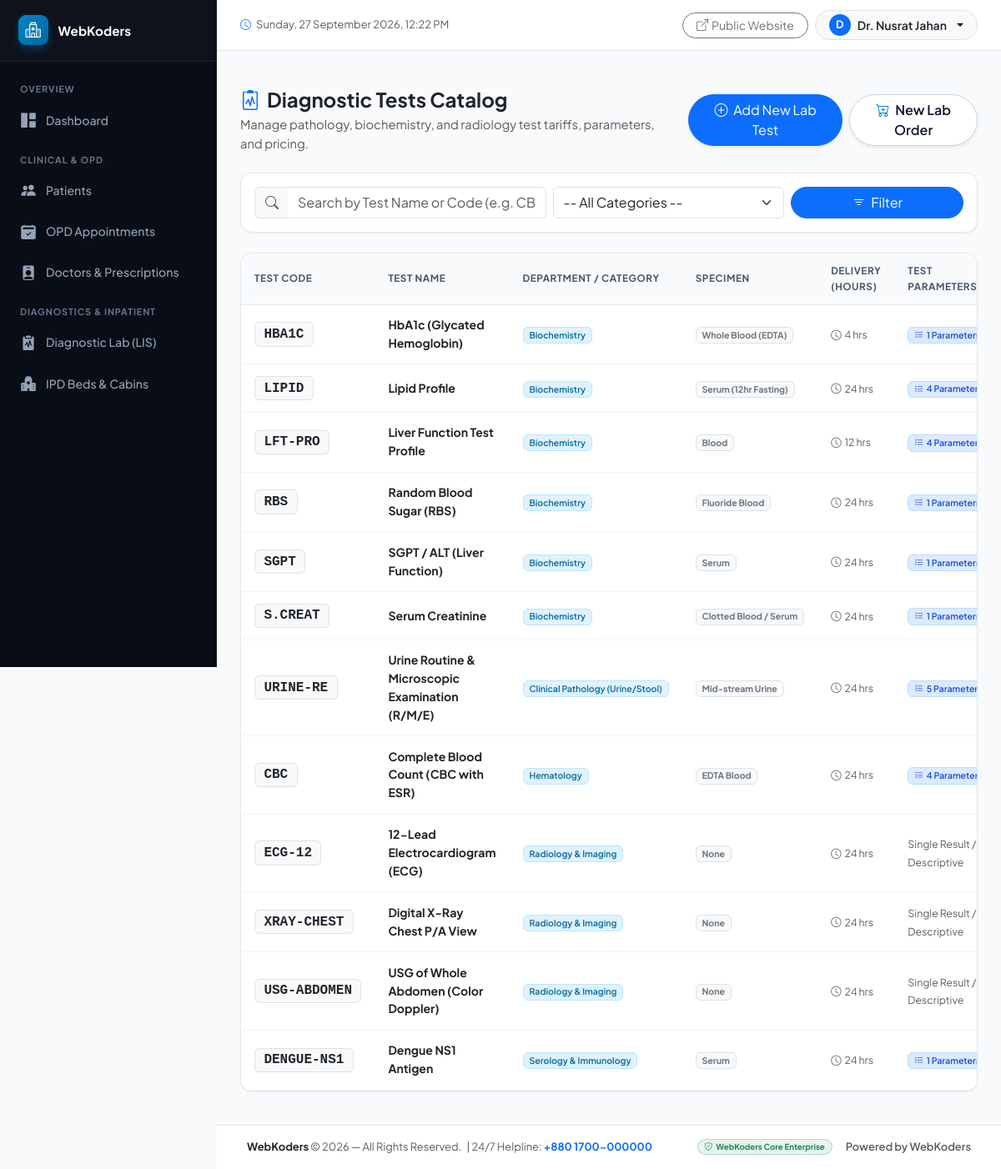
The page /diagnostics/tests/ (signed in) on the database its author committed.
### billing/models.py (models this page shows, shortened)
class HospitalSetting(models.Model):
    SMS_PROVIDERS = [
        ('BulkSMSBD', 'BulkSMSBD (Bangladesh)'),
        ('Greenweb', 'Greenweb SMS Gateway'),
        ('SSLWireless', 'SSL Wireless SMS Gateway'),
        ('Custom', 'Custom HTTP SMS API URL'),
    ]
    hospital_name = models.CharField(max_length=200, default="WebKoders Healthcare & Hospital BD")
    hospital_tagline = models.CharField(max_length=255, default="Modern Healthcare & Diagnostic Center")
    reg_license_no = models.CharField(max_length=100, default="DGHS-REG-10492/2026", blank=True, null=True)
    phone = models.CharField(max_length=50, default="01826027203")
    hotline = models.CharField(max_length=50, default="+880 1711-122233", blank=True, null=True)
    email = models.EmailField(default="hospitalsoftwarebd@gmail.com")
    website = models.CharField(max_length=150, default="www.hospitalsoftwarebd.com")
    address = models.TextField(default="437 Shahid Jahanara Imam Road, New Elephant Road, Dhaka-1205")
    currency_symbol = models.CharField(max_length=10, default="৳")
    logo = models.ImageField(upload_to='settings/', blank=True, null=True)
    favicon = models.ImageField(upload_to='settings/', blank=True, null=True)
    pdf_header_banner = models.ImageField(upload_to='settings/', blank=True, null=True, help_text="Banner letterhead for prescription pad & lab reports")
    authorized_signature_seal = models.ImageField(upload_to='settings/', blank=True, null=True, help_text="Official Director/Doctor seal & signature image")
    invoice_footer_note = models.TextField(default="* Payment is non-refundable. Please keep this money receipt for future reference.", blank=True)
    lab_report_footer_note = models.TextField(default="* This is an authorized digital diagnostic laboratory report.", blank=True)
    prescription_footer_note = models.TextField(default="* Take medicines as advised. For emergency, visit our casualty department.", blank=True)
    sms_enabled = models.BooleanField(default=False)
    sms_provider = models.CharField(max_length=30, choices=SMS_PROVIDERS, default='BulkSMSBD')
    sms_api_key = models.CharField(max_length=255, blank=True, null=True)
    sms_sender_id = models.CharField(max_length=50, blank=True, null=True)
    sms_custom_url = models.CharField(max_length=255, blank=True, null=True)
    sms_on_registration = models.BooleanField(default=True)
    sms_on_appointment = models.BooleanField(default=True)
    sms_on_lab_ready = models.BooleanField(default=True)
    updated_at = models.DateTimeField(auto_now=True)
    @classmethod
    def get_settings(cls):
        obj, _ = cls.objects.get_or_create(id=1)
        return obj

### accounts/models.py (models this page shows, shortened)
class User(AbstractUser):
    class Role(models.TextChoices):
        ADMIN = 'ADMIN', 'Admin / Director'
        DOCTOR = 'DOCTOR', 'Doctor'
        RECEPTIONIST = 'RECEPTIONIST', 'Receptionist / Cashier'
        LAB_TECHNICIAN = 'LAB_TECH', 'Lab Technician / Pathologist'
        PHARMACIST = 'PHARMACIST', 'Pharmacist'
        NURSE = 'NURSE', 'Nurse / Ward Staff'
        PATIENT = 'PATIENT', 'Patient'
    role = models.CharField(max_length=20, choices=Role.choices, default=Role.ADMIN)
    phone_number = models.CharField(max_length=20, blank=True, null=True)
    address = models.TextField(blank=True, null=True)
    avatar = models.ImageField(upload_to='avatars/', blank=True, null=True)
    def is_admin(self):
        return self.role == self.Role.ADMIN or self.is_superuser
    def is_doctor(self):
        return self.role == self.Role.DOCTOR
    def is_receptionist(self):
        return self.role == self.Role.RECEPTIONIST
    def is_lab_technician(self):
        return self.role == self.Role.LAB_TECHNICIAN
    def is_pharmacist(self):
        return self.role == self.Role.PHARMACIST

### diagnostics/models.py (models this page shows, shortened)
class LabTest(models.Model):
    category = models.ForeignKey(TestCategory, on_delete=models.CASCADE, related_name='tests')
    test_code = models.CharField(max_length=30, unique=True, help_text="e.g. CBC, RBS, LFT, S.CREATININE, USG-WHOLE-ABDOMEN")
    name = models.CharField(max_length=200)
    specimen = models.CharField(max_length=100, default="Blood", help_text="e.g. Blood, Urine, Stool, Swab, Sputum, None")
    price = models.DecimalField(max_digits=10, decimal_places=2, help_text="Patient Charge (BDT)")
    cost = models.DecimalField(max_digits=10, decimal_places=2, default=0.00, help_text="Lab Chemical/Internal Cost")
    delivery_time_hours = models.PositiveIntegerField(default=24, help_text="Report delivery time in hours")
    is_active = models.BooleanField(default=True)

class TestCategory(models.Model):
    name = models.CharField(max_length=100, unique=True, help_text="e.g. Hematology, Biochemistry, Radiology, Microbiology, Serology")
    description = models.TextField(blank=True, null=True)
    class Meta:
        verbose_name_plural = "Test Categories"

### diagnostics/views.py (the view)
# urls.py: path('tests/', views.test_list, name='test_list'),
@login_required
def test_list(request):
    category_id = request.GET.get('category', '')
    query = request.GET.get('q', '').strip()
    tests = LabTest.objects.select_related('category').prefetch_related('parameters').filter(is_active=True).order_by('category__name', 'name')
    categories = TestCategory.objects.all().order_by('name')
    if category_id:
        tests = tests.filter(category_id=category_id)
    if query:
        tests = tests.filter(Q(name__icontains=query) | Q(test_code__icontains=query))
    return render(request, 'diagnostics/test_list.html', {
        'tests': tests,
        'categories': categories,
        'selected_category': category_id,
        'query': query
    })

### templates/diagnostics/test_list.html (shortened to what this page needs)
{% extends 'base.html' %}
{% block content %}
<div class="d-flex flex-column flex-md-row justify-content-between align-items-md-center gap-3 mb-4">
    <div>
        <h4 class="fw-bold mb-1 text-dark"><i class="bi bi-clipboard2-pulse text-primary me-2"></i>Diagnostic Tests Catalog</h4>
        <p class="text-muted mb-0">Manage pathology, biochemistry, and radiology test tariffs, parameters, and pricing.</p>
    </div>
    <div class="d-flex gap-2">
        <a href="{% url 'test_create' %}" class="btn btn-primary shadow-sm rounded-pill px-4">
            <i class="bi bi-plus-circle me-1"></i> Add New Lab Test
        </a>
        <a href="{% url 'lab_order_create' %}" class="btn btn-outline-primary bg-white shadow-sm rounded-pill px-3">
            <i class="bi bi-cart-plus me-1"></i> New Lab Order
        </a>
    </div>
</div>
<div class="card card-custom mb-4">
    <div class="card-body p-3">
        <form method="GET" class="row g-2 align-items-center">
            <div class="col-md-5">
                <div class="input-group">
                    <span class="input-group-text bg-light border-end-0"><i class="bi bi-search text-muted"></i></span>
                    <input type="text" name="q" value="{{ query }}" class="form-control border-start-0" placeholder="Search by Test Name or Code (e.g. CBC, RBS)...">
                </div>
            </div>
            <div class="col-md-4">
                <select name="category" class="form-select">
                    <option value="">-- All Categories --</option>
                </select>
            </div>
            <div class="col-md-3 d-flex gap-2">
                <button type="submit" class="btn btn-primary w-100 rounded-pill"><i class="bi bi-filter me-1"></i> Filter</button>
            </div>
        </form>
    </div>
</div>
<div class="card card-custom">
    <div class="card-body p-0">
        <div class="table-responsive">
            <table class="table table-hover align-middle mb-0 table-custom">
                <thead>
                    <tr>
                        <th>Test Code</th>
                        <th>Test Name</th>
                        <th>Department / Category</th>
                        <th>Specimen</th>
                        <th>Delivery (Hours)</th>
                        <th>Test Parameters</th>
                    </tr>
                </thead>
                <tbody>
                    {% for t in tests %}
                    <tr>
                        <td><span class="badge bg-light text-dark border font-monospace fs-6">{{ t.test_code }}</span></td>
                        <td>
                            <strong class="text-dark">{{ t.name }}</strong>
                        </td>
                        <td><span class="badge badge-soft-info">{{ t.category.name }}</span></td>
                        <td><span class="badge bg-light text-secondary border">{{ t.specimen }}</span></td>
                        <td><small class="text-muted"><i class="bi bi-clock me-1"></i>{{ t.delivery_time_hours }} hrs</small></td>
                        <td>
                            {% if t.parameters.all %}
                                <span class="badge badge-soft-primary" title="{% for p in t.parameters.all %}{{ p.name }}{% if not forloop.last %}, {% endif %}{% endfor %}">
                                    <i class="bi bi-list-check me-1"></i>{{ t.parameters.count }} Parameters
                                </span>
                            {% else %}
                                <span class="text-muted small">Single Result / Descriptive</span>
                            {% endif %}
                        </td>
                    </tr>
                    {% endfor %}
                </tbody>
            </table>
        </div>
    </div>
</div>
{% endblock %}

### templates/base.html (shortened to what this page needs)
<!DOCTYPE html>
<html lang="en">
<head>
    <link href="https://cdn.jsdelivr.net/npm/bootstrap@5.3.3/dist/css/bootstrap.min.css" rel="stylesheet">
    <link rel="stylesheet" href="https://cdn.jsdelivr.net/npm/bootstrap-icons@1.11.3/font/bootstrap-icons.min.css">
    <link href="https://cdn.jsdelivr.net/npm/tom-select@2.3.1/dist/css/tom-select.bootstrap5.min.css" rel="stylesheet">
</head>
<body hx-headers='{"X-CSRFToken": "{{ csrf_token }}"}' hx-boost="true">
    <aside class="sidebar" id="appSidebar">
        <div class="brand">
            {% if hospital_setting.logo %}
                <img src="{{ hospital_setting.logo.url }}" alt="Logo" style="max-height: 36px; max-width: 48px; object-fit: contain;" class="bg-white p-1 rounded-2 shadow-xs">
            {% else %}
                <div class="sidebar-brand-icon">
                    <i class="bi bi-hospital"></i>
                </div>
            {% endif %}
            <div class="overflow-hidden">
                <div class="fw-bold text-white text-truncate" style="font-size: 0.95rem;">{{ hospital_setting.hospital_name|default:"WebKoders" }}</div>
            </div>
        </div>
        <div class="sidebar-menu-wrapper" id="sidebarMenuWrapper">
            <ul class="sidebar-menu">
                <li class="menu-header">Overview</li>
                <li>
                    <a href="{% url 'dashboard' %}" class="{% if request.resolver_match.url_name == 'dashboard' %}active{% endif %}">
                        <i class="bi bi-grid-1x2-fill"></i> Dashboard
                    </a>
                </li>
                {% if request.user.is_admin or request.user.is_receptionist or request.user.is_doctor or request.user.is_lab_technician or request.user.is_pharmacist %}
                <li class="menu-header">Clinical & OPD</li>
                <li>
                    <a href="{% url 'patient_list' %}" class="{% if 'patient' in request.resolver_match.url_name %}active{% endif %}">
                        <i class="bi bi-people-fill"></i> Patients
                    </a>
                </li>
                {% endif %}
                {% if request.user.is_admin or request.user.is_receptionist or request.user.is_doctor %}
                <li>
                    <a href="{% url 'appointment_list' %}" class="{% if 'appointment' in request.resolver_match.url_name %}active{% endif %}">
                        <i class="bi bi-calendar2-check-fill"></i> OPD Appointments
                    </a>
                </li>
                {% endif %}
                {% if request.user.is_admin or request.user.is_doctor %}
                <li>
                    <a href="{% url 'doctor_list' %}" class="{% if 'doctor' in request.resolver_match.url_name or 'prescription' in request.resolver_match.url_name %}active{% endif %}">
                        <i class="bi bi-person-badge-fill"></i> Doctors & Prescriptions
                    </a>
                </li>
                {% endif %}
                {% if request.user.is_admin or request.user.is_doctor or request.user.is_lab_technician or request.user.is_receptionist %}
                <li class="menu-header">Diagnostics & Inpatient</li>
                {% if request.user.is_admin or request.user.is_doctor or request.user.is_lab_technician %}
                <li>
                    <a href="{% url 'lab_orders_list' %}" class="{% if 'lab' in request.resolver_match.url_name and 'test' not in request.resolver_match.url_name %}active{% endif %}">
                        <i class="bi bi-clipboard2-pulse-fill"></i> Diagnostic Lab (LIS)
                    </a>
                </li>
                {% endif %}
                {% if request.user.is_admin or request.user.is_doctor or request.user.is_receptionist %}
                <li>
                    <a href="{% url 'ward_bed_status' %}" class="{% if 'ward' in request.resolver_match.url_name or 'admission' in request.resolver_match.url_name %}active{% endif %}">
                        <i class="bi bi-hospital-fill"></i> IPD Beds & Cabins
                    </a>
                </li>
                {% endif %}
                {% endif %}
            </ul>
        </div>
    </aside>
    <div class="main-content">
        <header class="top-navbar">
            <div class="d-flex align-items-center gap-3">
                <span class="text-muted small">
                    <i class="bi bi-clock me-1 text-primary"></i> {% now "l, d F Y, h:i A" %}
                </span>
            </div>
            <div class="d-flex align-items-center gap-2">
                <a href="{% url 'landing' %}" target="_blank" class="btn btn-sm btn-outline-secondary rounded-pill px-3 d-flex align-items-center gap-1 shadow-xs">
                    <i class="bi bi-box-arrow-up-right"></i>
                    <span class="d-none d-sm-inline">Public Website</span>
                </a>
                <div class="dropdown">
                    <button class="btn btn-light dropdown-toggle d-flex align-items-center gap-2 border shadow-xs rounded-pill px-3 py-1" type="button" id="userProfileDropdown" data-bs-toggle="dropdown" aria-expanded="false">
                        <div class="rounded-circle bg-primary text-white d-flex align-items-center justify-content-center" style="width: 26px; height: 26px; font-size: 0.8rem; font-weight: 700;">
                            {{ request.user.username|first|upper|default:"A" }}
                        </div>
                        <span class="fw-semibold small text-dark">{{ request.user.get_full_name|default:request.user.username|default:"Admin Staff" }}</span>
                    </button>
                </div>
            </div>
        </header>
        <div class="px-4 pt-3 no-print" id="globalMessageContainer">
        </div>
        <main class="content-body">
            {% block content %}{% endblock %}
        </main>
        <footer class="mt-auto py-3 px-4 bg-white border-top no-print">
            <div class="container-fluid d-flex flex-column flex-md-row align-items-center justify-content-between text-muted small gap-2">
                <div>
                    <strong class="text-dark">{{ hospital_setting.hospital_name|default:"Hospital Management System" }}</strong>
                    &copy; {% now "Y" %} — All Rights Reserved.
                    <span class="d-none d-sm-inline ms-1">| 24/7 Helpline: <strong class="text-primary">{{ hospital_setting.helpline_number|default:"+880 1700-000000" }}</strong></span>
                </div>
                <div class="d-flex align-items-center gap-3">
                    <span class="badge bg-success bg-opacity-10 text-success border border-success border-opacity-25 px-2 py-1 rounded-pill">
                        <i class="bi bi-shield-check me-1"></i>WebKoders Core Enterprise
                    </span>
                    <a href="https://webkoders.com" target="_blank" class="text-decoration-none text-muted fw-semibold">
                        Powered by WebKoders
                    </a>
                </div>
            </div>
        </footer>
    </div>
</body>
</html>

### rows shown on the page
HospitalSetting: hospital_name "WebKoders"
User: user.username|first "D", user.get_full_name "Dr. Nusrat Jahan"
LabTest: test_code "HBA1C", name "HbA1c (Glycated Hemoglobin)", category.name "Biochemistry", specimen "Whole Blood (EDTA)", delivery_time_hours "4", parameters.count "1"
LabTest: test_code "LIPID", name "Lipid Profile", category.name "Biochemistry", specimen "Serum (12hr Fasting)", delivery_time_hours "24", parameters.count "4"
LabTest: test_code "LFT-PRO", name "Liver Function Test Profile", category.name "Biochemistry", specimen "Blood", delivery_time_hours "12", parameters.count "4"
LabTest: test_code "RBS", name "Random Blood Sugar (RBS)", category.name "Biochemistry", specimen "Fluoride Blood", delivery_time_hours "24", parameters.count "1"
LabTest: test_code "SGPT", name "SGPT / ALT (Liver Function)", category.name "Biochemistry", specimen "Serum", delivery_time_hours "24", parameters.count "1"
LabTest: test_code "S.CREAT", name "Serum Creatinine", category.name "Biochemistry", specimen "Clotted Blood / Serum", delivery_time_hours "24", parameters.count "1"
LabTest: test_code "URINE-RE", name "Urine Routine & Microscopic Examination (R/M/E)", category.name "Clinical Pathology (Urine/Stool)", specimen "Mid-stream Urine", delivery_time_hours "24", parameters.count "5"
LabTest: test_code "CBC", name "Complete Blood Count (CBC with ESR)", category.name "Hematology", specimen "EDTA Blood", delivery_time_hours "24", parameters.count "4"
LabTest: test_code "ECG-12", name "12-Lead Electrocardiogram (ECG)", category.name "Radiology & Imaging", specimen "None", delivery_time_hours "24", shows "Single Result / Descriptive"
LabTest: test_code "XRAY-CHEST", name "Digital X-Ray Chest P/A View", category.name "Radiology & Imaging", specimen "None", delivery_time_hours "24", shows "Single Result / Descriptive"
LabTest: test_code "USG-ABDOMEN", name "USG of Whole Abdomen (Color Doppler)", category.name "Radiology & Imaging", specimen "None", delivery_time_hours "24", shows "Single Result / Descriptive"
LabTest: test_code "DENGUE-NS1", name "Dengue NS1 Antigen", category.name "Serology & Immunology", specimen "Serum", delivery_time_hours "24", parameters.count "1"

### other values the page prints
{{ hospital_setting.helpline_number|default:"+880 1700-000000" }} "+880 1700-000000"
